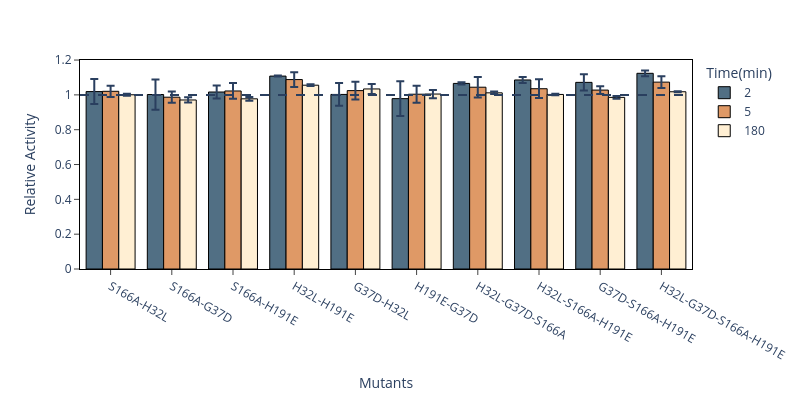

Here is the notebook cell this chart was saved with:
### Markdown cell above
### Double Mutants
Cleaning the df and plotting

### Code cell
### Double Mutants

# Get csv file 
relact = pd.read_csv("FlA_ZP_double.csv", sep=";")


# Filter for the reference condition (Protein == "WT")
reference = relact[relact["Protein"] == "WT"]

# Merge the reference values back into the original DataFrame based on the same condition
relact = relact.merge(
    reference[["Plate", "Time(min)", "SAM_conc(uM)", "Replicate", "%SAM_converted"]],
    on=["Plate", "Time(min)", "SAM_conc(uM)", "Replicate"],
    suffixes=("", "_ref"),
    how="left"
)

# Calculate Relative_Activity
relact["Relative_Activity"] = relact["%SAM_converted"] / relact["%SAM_converted_ref"]

# Drop the intermediate reference column 
relact.drop(columns=["%SAM_converted_ref"], inplace=True)


relact_var = relact.drop(relact.index[relact["Protein"] == "WT"].tolist())
# print(relact_var)
relact_var = relact_var.drop(relact_var.index[relact_var["Plate"] == "ZP-double_2"].tolist())
# print(relact_var)


time = [2, 5, 180] ### Selected time, must be element of [2, 5, 180]
SAM = 300 ### Selected time, must be element of [10, 300]

# relact_var["Time(min)"] == time) & 

subset = relact_var.loc[(relact_var["SAM_conc(uM)"] == SAM)]
# print(subset)
### Restructure dataset and calculate mean & stddev per protein
subset = pd.melt(subset, id_vars=["Protein", "Time(min)"], value_vars=["Relative_Activity"])
# print(subset)
plotdata = subset.groupby(by=["Protein", "Time(min)"])["value"].agg(["mean", "std"]).reset_index()
# print(plotdata)
# plotdata = plotdata.merge(subset[["Protein", "Time(min)"]], on="Protein", how="left").drop_duplicates().reset_index(drop=True)
plotdata.drop(plotdata.loc[plotdata["Protein"] == "Ctrl"].index, inplace=True)
plotdata.drop(plotdata.loc[plotdata["Protein"] == "N4V"].index, inplace=True)
# print(plotdata)
# print(plotdata)


# for i in range(len(time)):
#     nodata= pd.DataFrame({"Protein": "H191E-H32L", "Time(min)": [time[i]], "mean": [0], "std": [0]})
#     plotdata = pd.concat([plotdata, nodata])

plotdata['Time(min)'] = plotdata['Time(min)'].astype(str)




print(plotdata)

fig = px.bar(plotdata, x="Protein", y="mean", color="Time(min)", barmode="group", error_y="std", color_discrete_sequence=["#516F84","#DF9966","#FFEFD3"], width=800, height=400,
             labels={
                 "Protein": "Mutants", 
                 "mean": "Relative Activity"
             },
             category_orders={"Protein": ["S166A-H32L", "S166A-G37D", "S166A-H191E", "H32L-H191E", "G37D-H32L", "H191E-G37D", "H32L-G37D-S166A", "H32L-S166A-H191E", "G37D-S166A-H191E", "H32L-G37D-S166A-H191E"]})
fig.update_traces(marker_line_color="black", marker_line_width = 1.0)
fig.add_hline(y=1, line_dash="dash")
fig.update_layout(plot_bgcolor='white')
fig.update_xaxes(
    mirror=True,
    ticks='outside',
    showline=True,
    linecolor='black',
    gridcolor='white'
)
fig.update_yaxes(
    mirror=True,
    ticks='outside',
    showline=True,
    linecolor='black',
    gridcolor='white'
)

fig.show()

### Figure 1 — Plotly figure (JSON) as saved in the notebook; plotly's stock layout.template omitted (floating-point values rounded to 4 significant figures)
{"data": [{"alignmentgroup": "True", "error_y": {"array": [0.002866, 0.07182, 0.006161, 0.09977, 0.08692, 0.04728, 0.03782, 0.01638, 0.01733, 0.06522]}, "hovertemplate": "Time(min)=2<br>Mutants=%{x}<br>Relative Activity=%{y}<extra></extra>", "legendgroup": "2", "marker": {"color": "#516F84", "line": {"color": "black", "width": 1}, "pattern": {"shape": ""}}, "name": "2", "offsetgroup": "2", "orientation": "v", "showlegend": true, "textposition": "auto", "type": "bar", "x": ["H32L-H191E", "S166A-H32L", "H32L-G37D-S166A", "H191E-G37D", "S166A-G37D", "G37D-S166A-H191E", "S166A-H191E", "H32L-G37D-S166A-H191E", "H32L-S166A-H191E", "G37D-H32L"], "xaxis": "x", "y": [1.108, 1.019, 1.066, 0.9784, 1.002, 1.072, 1.017, 1.124, 1.086, 1.003], "yaxis": "y"}, {"alignmentgroup": "True", "error_y": {"array": [0.05925, 0.04891, 0.05068, 0.05376, 0.02191, 0.04515, 0.03253, 0.03405, 0.03197, 0.04246]}, "hovertemplate": "Time(min)=5<br>Mutants=%{x}<br>Relative Activity=%{y}<extra></extra>", "legendgroup": "5", "marker": {"color": "#DF9966", "line": {"color": "black", "width": 1}, "pattern": {"shape": ""}}, "name": "5", "offsetgroup": "5", "orientation": "v", "showlegend": true, "textposition": "auto", "type": "bar", "x": ["H32L-G37D-S166A", "H191E-G37D", "G37D-H32L", "H32L-S166A-H191E", "G37D-S166A-H191E", "S166A-H191E", "S166A-G37D", "H32L-G37D-S166A-H191E", "S166A-H32L", "H32L-H191E"], "xaxis": "x", "y": [1.044, 1.004, 1.025, 1.035, 1.028, 1.022, 0.9867, 1.073, 1.02, 1.088], "yaxis": "y"}, {"alignmentgroup": "True", "error_y": {"array": [0.007967, 0.004493, 0.006205, 0.02889, 0.02354, 0.00498, 0.01068, 0.01497, 0.007127, 0.002569]}, "hovertemplate": "Time(min)=180<br>Mutants=%{x}<br>Relative Activity=%{y}<extra></extra>", "legendgroup": "180", "marker": {"color": "#FFEFD3", "line": {"color": "black", "width": 1}, "pattern": {"shape": ""}}, "name": "180", "offsetgroup": "180", "orientation": "v", "showlegend": true, "textposition": "auto", "type": "bar", "x": ["G37D-S166A-H191E", "H32L-S166A-H191E", "S166A-H32L", "G37D-H32L", "H191E-G37D", "H32L-H191E", "S166A-H191E", "S166A-G37D", "H32L-G37D-S166A", "H32L-G37D-S166A-H191E"], "xaxis": "x", "y": [0.9857, 1.003, 1.001, 1.034, 1.005, 1.056, 0.9774, 0.9708, 1.012, 1.018], "yaxis": "y"}], "layout": {"barmode": "group", "height": 400, "legend": {"title": {"text": "Time(min)"}, "tracegroupgap": 0}, "margin": {"t": 60}, "plot_bgcolor": "white", "shapes": [{"line": {"dash": "dash"}, "type": "line", "x0": 0, "x1": 1, "xref": "x domain", "y0": 1, "y1": 1, "yref": "y"}], "width": 800, "xaxis": {"anchor": "y", "categoryarray": ["S166A-H32L", "S166A-G37D", "S166A-H191E", "H32L-H191E", "G37D-H32L", "H191E-G37D", "H32L-G37D-S166A", "H32L-S166A-H191E", "G37D-S166A-H191E", "H32L-G37D-S166A-H191E"], "categoryorder": "array", "domain": [0, 1], "gridcolor": "white", "linecolor": "black", "mirror": true, "showline": true, "ticks": "outside", "title": {"text": "Mutants"}}, "yaxis": {"anchor": "x", "domain": [0, 1], "gridcolor": "white", "linecolor": "black", "mirror": true, "showline": true, "ticks": "outside", "title": {"text": "Relative Activity"}}}}
